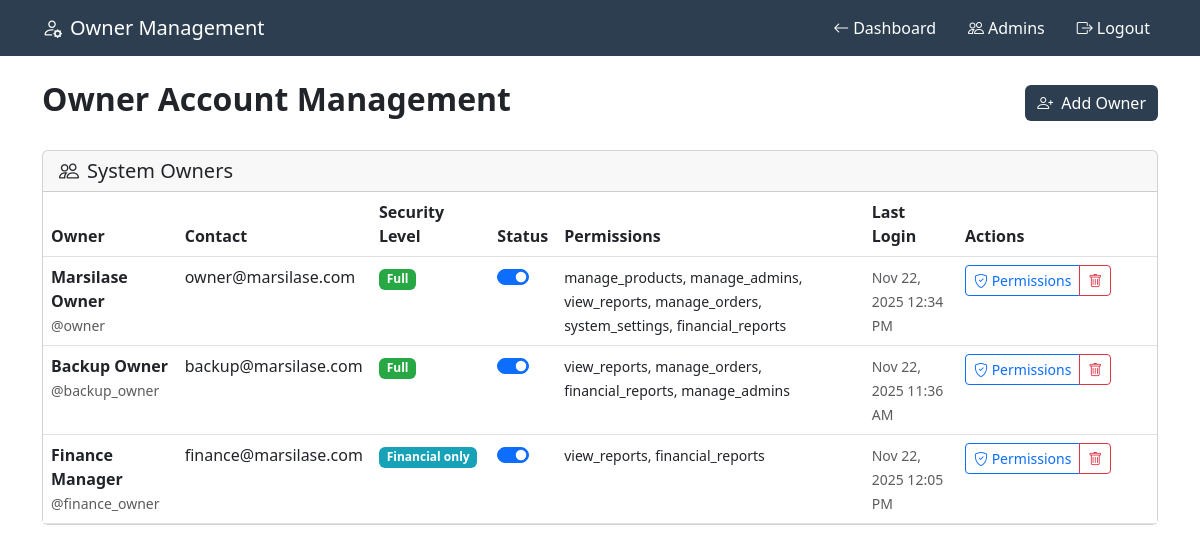
The page /owner/owner_management.php (signed in) on the database its author committed.
### tables this page shows
CREATE TABLE `owners` (
  `id` int(11) NOT NULL,
  `username` varchar(255) NOT NULL,
  `password_hash` varchar(255) NOT NULL,
  `full_name` varchar(255) NOT NULL,
  `email` varchar(255) NOT NULL,
  `phone` varchar(50) DEFAULT NULL,
  `profile_image` varchar(500) DEFAULT NULL,
  `security_level` enum('full','limited','financial_only') DEFAULT 'full',
  `two_factor_enabled` tinyint(1) DEFAULT 0,
  `two_factor_secret` varchar(255) DEFAULT NULL,
  `last_login` timestamp NULL DEFAULT NULL,
  `login_attempts` int(11) DEFAULT 0,
  `account_locked_until` timestamp NULL DEFAULT NULL,
  `is_active` tinyint(1) DEFAULT 1,
  `created_by` int(11) DEFAULT NULL,
  `created_at` timestamp NOT NULL DEFAULT current_timestamp(),
  `updated_at` timestamp NOT NULL DEFAULT current_timestamp() ON UPDATE current_timestamp()
);

### common/connection.php (called while the page is built, shortened)
<?php
function checkPermission($requiredPermission) {
    if (isset($_SESSION['owner_security_level']) && $_SESSION['owner_security_level'] === 'full') {
        return true;
    }
    return false;
}
?>

### owner/owner_management.php (the view, shortened to what this page needs)
<?php
require_once '../common/connection.php';
$owners = [];
$result = $conn->query("
    SELECT o.*, creator.username as created_by_name
    FROM owners o
    LEFT JOIN owners creator ON o.created_by = creator.id
    ORDER BY o.is_active DESC, o.created_at DESC
");
if ($result) {
    $owners = $result->fetch_all(MYSQLI_ASSOC);
}
$owner_permissions = [];
foreach ($owners as $owner) {
    $perm_result = $conn->query("SELECT permission_key, permission_value FROM owner_permissions WHERE owner_id = {$owner['id']}");
    $permissions = $perm_result->fetch_all(MYSQLI_ASSOC);
    $owner_permissions[$owner['id']] = [];
    foreach ($permissions as $perm) {
        $owner_permissions[$owner['id']][$perm['permission_key']] = (bool)$perm['permission_value'];
    }
}
?>
<!DOCTYPE html>
<html lang="en">
<head>
    <link href="https://cdn.jsdelivr.net/npm/bootstrap@5.3.0/dist/css/bootstrap.min.css" rel="stylesheet">
    <link href="https://cdn.jsdelivr.net/npm/bootstrap-icons@1.10.0/font/bootstrap-icons.css" rel="stylesheet">
</head>
<body>
    <nav class="navbar navbar-expand-lg owner-nav">
        <div class="container">
            <span class="navbar-brand text-white">
                <i class="bi bi-person-gear me-2"></i>Owner Management
            </span>
            <div class="navbar-nav ms-auto">
                <a href="index.php" class="nav-link text-white me-3">
                    <i class="bi bi-arrow-left me-1"></i>Dashboard
                </a>
                <?php if (checkPermission('manage_admins')): ?>
                <a href="manage_admins.php" class="nav-link text-white me-3">
                    <i class="bi bi-people me-1"></i>Admins
                </a>
                <?php endif; ?>
                <a href="logout.php" class="nav-link text-white">
                    <i class="bi bi-box-arrow-right me-1"></i>Logout
                </a>
            </div>
        </div>
    </nav>
    <div class="container py-4">
        <div class="d-flex justify-content-between align-items-center mb-4">
            <h2 class="fw-bold">Owner Account Management</h2>
            <button class="btn btn-owner" data-bs-toggle="modal" data-bs-target="#addOwnerModal">
                <i class="bi bi-person-plus me-2"></i>Add Owner
            </button>
        </div>
        <div class="card">
            <div class="card-header">
                <h5 class="mb-0"><i class="bi bi-people me-2"></i>System Owners</h5>
            </div>
            <div class="card-body p-0">
                <?php if (empty($owners)): ?>
                    <div class="text-center py-4">
                        <i class="bi bi-people display-4 text-muted"></i>
                        <h5 class="text-muted">No owners found</h5>
                        <p class="text-muted">Create the first owner account to get started.</p>
                    </div>
                <?php else: ?>
                <div class="table-responsive">
                    <table class="table table-hover mb-0">
                        <thead>
                            <tr>
                                <th>Owner</th>
                                <th>Contact</th>
                                <th>Security Level</th>
                                <th>Status</th>
                                <th>Permissions</th>
                                <th>Last Login</th>
                                <th class="actions-column">Actions</th>
                            </tr>
                        </thead>
                        <tbody>
                            <?php foreach ($owners as $owner): ?>
                            <tr>
                                <td>
                                    <div class="fw-semibold"><?= htmlspecialchars($owner['full_name']) ?></div>
                                    <small class="text-muted">@<?= htmlspecialchars($owner['username']) ?></small>
                                </td>
                                <td>
                                    <div><?= htmlspecialchars($owner['email']) ?></div>
                                </td>
                                <td>
                                    <span class="badge security-badge-<?= $owner['security_level'] ?>">
                                        <?= ucfirst(str_replace('_', ' ', $owner['security_level'])) ?>
                                    </span>
                                </td>
                                <td>
                                    <?php if ($owner['id'] !== $_SESSION['owner_id']): ?>
                                    <form method="POST" class="d-inline">
                                        <div class="form-check form-switch">
                                            <input class="form-check-input" type="checkbox" name="is_active"
                                                   <?= $owner['is_active'] ? 'checked' : '' ?>
                                                   onchange="this.form.submit()">
                                        </div>
                                    </form>
                                    <?php else: ?>
                                    <span class="badge bg-success">Active</span>
                                    <?php endif; ?>
                                </td>
                                <td>
                                    <small>
                                        <?php
                                        $active_permissions = array_filter($owner_permissions[$owner['id']]);
                                        if (!empty($active_permissions)) {
                                            echo implode(', ', array_keys($active_permissions));
                                        } else {
                                            echo '<span class="text-muted">No permissions</span>';
                                        }
                                        ?>
                                    </small>
                                </td>
                                <td>
                                    <?php if ($owner['last_login']): ?>
                                    <small class="text-muted">
                                        <?= date('M j, Y g:i A', strtotime($owner['last_login'])) ?>
                                    </small>
                                    <?php else: ?>
                                    <small class="text-muted">Never</small>
                                    <?php endif; ?>
                                </td>
                                <td>
                                    <div class="btn-group btn-group-sm">
                                        <button class="btn btn-outline-primary"
                                                data-bs-toggle="modal"
                                                data-bs-target="#permissionsModal<?= $owner['id'] ?>">
                                            <i class="bi bi-shield-check"></i> Permissions
                                        </button>
                                        <?php if ($owner['id'] !== $_SESSION['owner_id']): ?>
                                        <button class="btn btn-outline-danger"
                                                data-bs-toggle="modal"
                                                data-bs-target="#deleteModal<?= $owner['id'] ?>">
                                            <i class="bi bi-trash"></i>
                                        </button>
                                        <?php endif; ?>
                                    </div>
                                </td>
                            </tr>
                            <?php endforeach; ?>
                        </tbody>
                    </table>
                </div>
                <?php endif; ?>
            </div>
        </div>
    </div>
</body>
</html>

### owner/owner_management.php (style rules this page uses)
:root { --owner-primary: #2c3e50; --owner-secondary: #34495e; --owner-accent: #e74c3c; }
.owner-nav { background: var(--owner-primary); }
.btn-owner { background: var(--owner-primary); color: white; border: none; }
.security-badge-full { background: #28a745; }
.security-badge-financial_only { background: #17a2b8; }
.actions-column { width: 200px; }

### rows shown on the page
owners: full_name "Marsilase Owner", username "owner", email "owner@marsilase.com", security_level "Full", is_active "☑", id "manage_products, manage_admins, view_reports, manage_orders, system_settings, financial_reports", last_login "Nov 22, 2025 12:34 PM"
owners: full_name "Backup Owner", username "backup_owner", email "backup@marsilase.com", security_level "Full", is_active "☑", id "view_reports, manage_orders, financial_reports, manage_admins", last_login "Nov 22, 2025 11:36 AM"
owners: full_name "Finance Manager", username "finance_owner", email "finance@marsilase.com", security_level "Financial only", is_active "☑", id "view_reports, financial_reports", last_login "Nov 22, 2025 12:05 PM"
